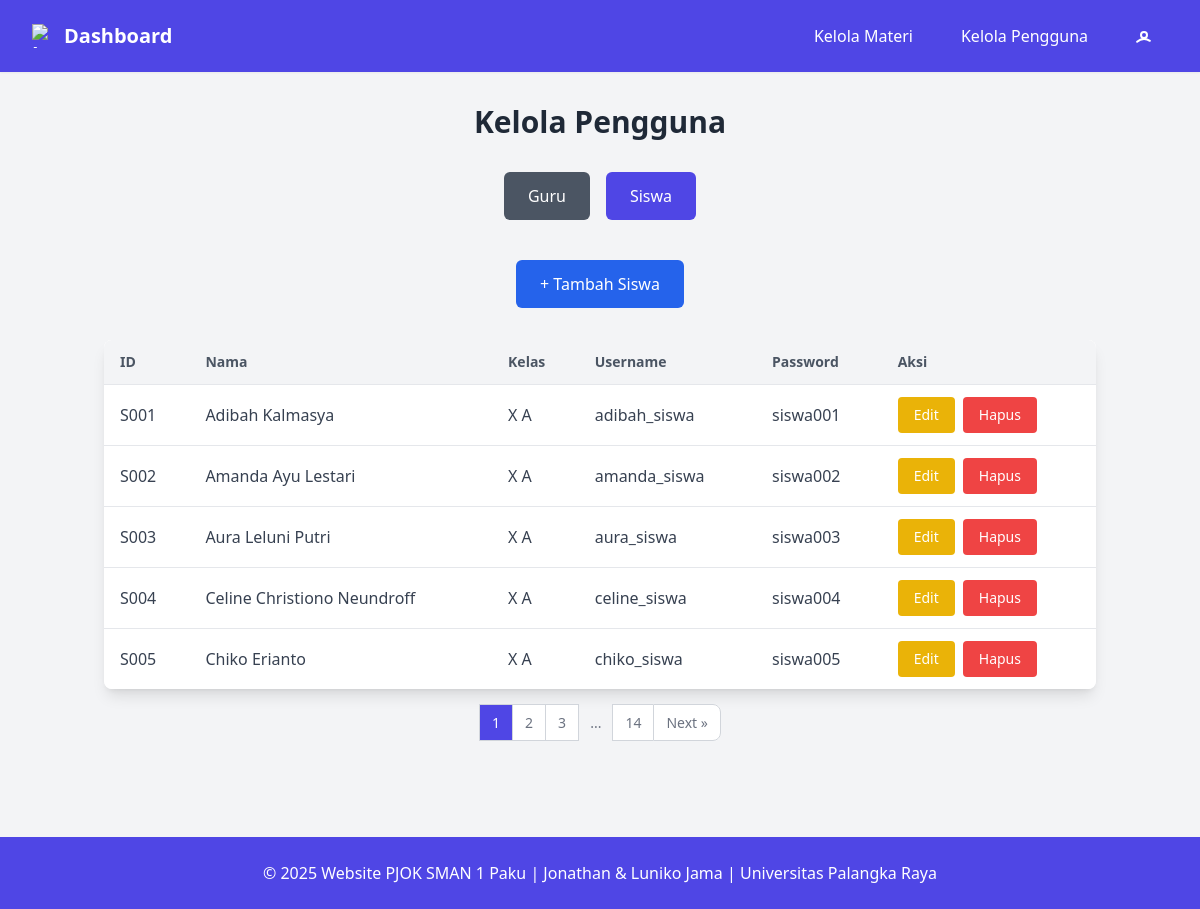
The app's page /pages/admin/pengguna/index.php?role=siswa (signed in) with its own data.
### tables this page shows
CREATE TABLE `siswa` (
  `id_siswa` varchar(10) NOT NULL CHECK (`id_siswa` like 'S%'),
  `nama_siswa` varchar(255) NOT NULL,
  `kelas` varchar(10) NOT NULL,
  `username_siswa` varchar(50) NOT NULL,
  `password_siswa` varchar(255) NOT NULL
);

### pages/admin/pengguna/index.php (the view, shortened to what this page needs)
<?php
require_once "../../../database.php";
$limit = 5;
$page = isset($_GET['page']) && is_numeric($_GET['page']) && $_GET['page'] > 0 ? (int)$_GET['page'] : 1;
$offset = ($page - 1) * $limit;
$role = $_GET['role'];
if ($role === 'guru') {
    $countSql = "SELECT COUNT(*) AS cnt FROM guru";
} else {
    $countSql = "SELECT COUNT(*) AS cnt FROM siswa";
}
$countRes = mysqli_query($conn, $countSql);
$totalRows = mysqli_fetch_assoc($countRes)['cnt'];
$totalPages = ceil($totalRows / $limit);
include "../../../includes/navbar_admin.php";
if ($role === 'guru') {
    $sql = "SELECT * FROM guru ORDER BY id_guru LIMIT {$limit} OFFSET {$offset}";
} else {
    $sql = "SELECT * FROM siswa ORDER BY id_siswa LIMIT {$limit} OFFSET {$offset}";
}
$res = mysqli_query($conn, $sql);
$pengguna = $res ? mysqli_fetch_all($res, MYSQLI_ASSOC) : [];
?>
<div class="container mx-auto mt-8 px-4">
    <h1 class="text-3xl font-semibold text-center mb-6">Kelola Pengguna</h1>
    <div class="mb-6 flex justify-center space-x-4 p-2">
        <a href="?role=guru" class="px-6 py-3 text-white <?= ($role === 'guru') ? 'bg-indigo-600' : 'bg-gray-600'; ?> hover:bg-indigo-700 rounded-md">Guru</a>
        <a href="?role=siswa" class="px-6 py-3 text-white <?= ($role === 'siswa') ? 'bg-indigo-600' : 'bg-gray-600'; ?> hover:bg-indigo-700 rounded-md">Siswa</a>
    </div>
    <div class="mb-6 flex justify-center p-2">
        <a href="tambah.php?role=<?= $role ?>" class="px-6 py-3 bg-blue-600 hover:bg-blue-700 text-white rounded-md">+ Tambah <?= ucfirst($role) ?></a>
    </div>
    <?php if (!empty($pengguna)): ?>
        <div class="overflow-x-auto bg-white shadow-lg rounded-lg">
            <table class="min-w-full bg-white border-collapse text-left text-gray-700">
                <thead>
                    <tr class="bg-gray-100 text-sm font-medium text-gray-600">
                        <th class="py-3 px-4">ID</th>
                        <th class="py-3 px-4">Nama</th>
                        <?php if ($role === 'siswa'): ?><th class="py-3 px-4">Kelas</th><?php endif; ?>
                        <th class="py-3 px-4">Username</th>
                        <th class="py-3 px-4">Password</th>
                        <th class="py-3 px-4">Aksi</th>
                    </tr>
                </thead>
                <tbody>
                    <?php foreach ($pengguna as $row): ?>
                        <?php
                            $id = ($role === 'guru') ? $row['id_guru'] : $row['id_siswa'];
                            $nama = ($role === 'guru') ? $row['nama_guru'] : $row['nama_siswa'];
                            $username = ($role === 'guru') ? $row['username_guru'] : $row['username_siswa'];
                            $password = ($role === 'guru') ? $row['password_guru'] : $row['password_siswa'];
                        ?>
                        <tr class="border-t border-gray-200">
                            <td class="py-3 px-4"><?= htmlspecialchars($id) ?></td>
                            <td class="py-3 px-4"><?= htmlspecialchars($nama) ?></td>
                            <?php if ($role === 'siswa'): ?><td class="py-3 px-4"><?= htmlspecialchars($row['kelas']) ?></td><?php endif; ?>
                            <td class="py-3 px-4"><?= htmlspecialchars($username) ?></td>
                            <td class="py-3 px-4"><?= htmlspecialchars($password) ?></td>
                            <td class="py-3 px-4">
                                <div class="flex flex-col md:flex-row gap-2">
                                    <a href="edit.php?id=<?= $id ?>&role=<?= $role ?>" class="px-4 py-2 bg-yellow-500 hover:bg-yellow-600 text-white rounded text-sm">Edit</a>
                                    <button onclick="hapusPengguna('<?= $id ?>','<?= $role ?>')" class="px-4 py-2 bg-red-500 hover:bg-red-600 text-white rounded text-sm">Hapus</button>
                                </div>
                            </td>
                        </tr>
                    <?php endforeach; ?>
                </tbody>
            </table>
        </div>
        <?php if ($totalPages > 1): ?>
        <nav class="flex justify-center mt-6" aria-label="Pagination">
            <ul class="inline-flex -space-x-px text-sm">
                <?php
                $start = max(1, $page - 2);
                $end = min($totalPages, $page + 2);
                for ($i = $start; $i <= $end; $i++): ?>
                    <li>
                        <a href="?role=<?= $role ?>&page=<?= $i ?>" class="px-3 py-2 leading-tight border border-gray-300 <?= ($i === $page) ? 'bg-indigo-600 text-white' : 'bg-white text-gray-500 hover:bg-gray-100 hover:text-gray-700'; ?>"><?= $i ?></a>
                    </li>
                <?php endfor;
                if ($end < $totalPages) {
                    if ($end < $totalPages - 1) echo '<li><span class="px-3 py-2 text-gray-500">...</span></li>';
                    echo '<li><a href="?role=' . $role . '&page=' . $totalPages . '" class="px-3 py-2 leading-tight text-gray-500 bg-white border border-gray-300 hover:bg-gray-100 hover:text-gray-700">' . $totalPages . '</a></li>';
                }
                ?>
                <?php if ($page < $totalPages): ?>
                    <li>
                        <a href="?role=<?= $role ?>&page=<?= $page + 1 ?>" class="px-3 py-2 leading-tight text-gray-500 bg-white border border-gray-300 rounded-r-lg hover:bg-gray-100 hover:text-gray-700">Next &raquo;</a>
                    </li>
                <?php endif; ?>
            </ul>
        </nav>
        <?php endif; ?>
    <?php else: ?>
        <p class="text-gray-500 mt-4 text-center">Tidak ada data untuk ditampilkan.</p>
    <?php endif; ?>
</div>
<?php include "../../../includes/footer.php"; ?>

### records on screen
siswa: id_siswa "S001", nama_siswa "Adibah Kalmasya", kelas "X A", username_siswa "adibah_siswa", password_siswa "siswa001"
siswa: id_siswa "S002", nama_siswa "Amanda Ayu Lestari", kelas "X A", username_siswa "amanda_siswa", password_siswa "siswa002"
siswa: id_siswa "S003", nama_siswa "Aura Leluni Putri", kelas "X A", username_siswa "aura_siswa", password_siswa "siswa003"
siswa: id_siswa "S004", nama_siswa "Celine Christiono Neundroff", kelas "X A", username_siswa "celine_siswa", password_siswa "siswa004"
siswa: id_siswa "S005", nama_siswa "Chiko Erianto", kelas "X A", username_siswa "chiko_siswa", password_siswa "siswa005"

### other values on screen
$role "Siswa"
$totalPages "14"
